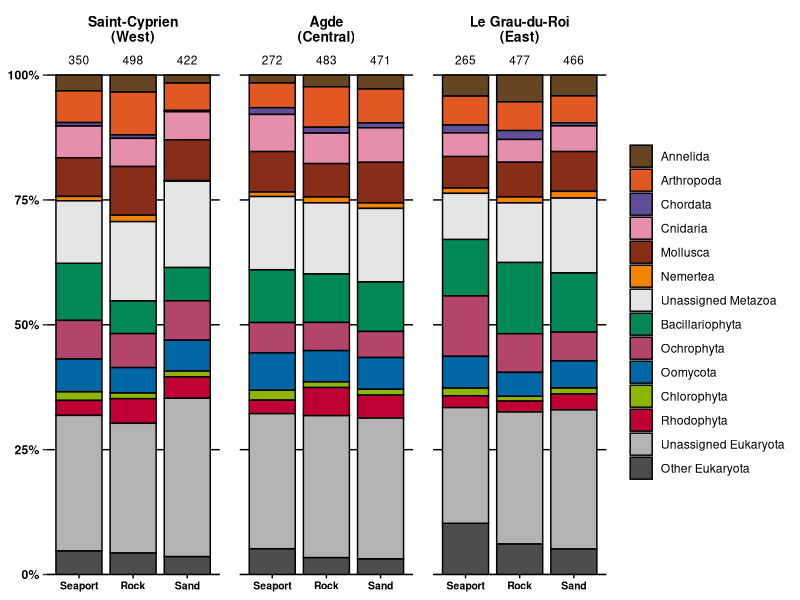
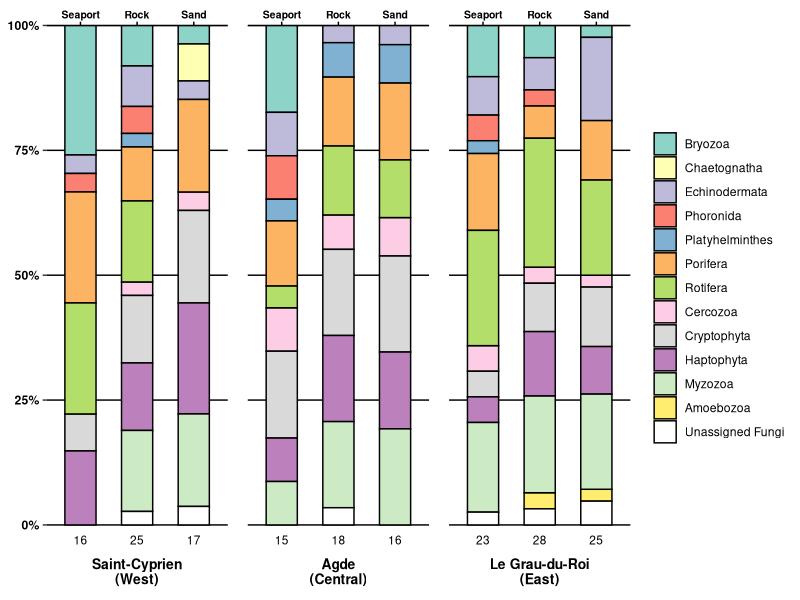
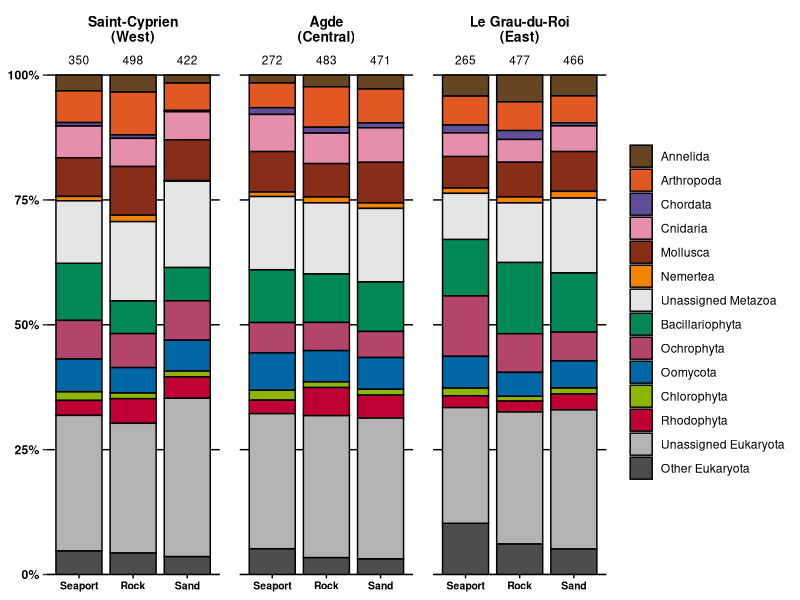
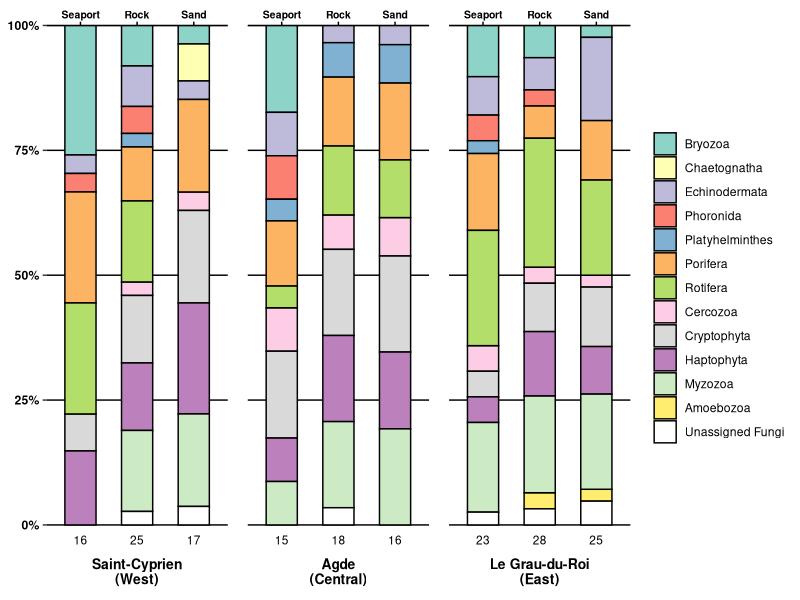

Recreate these plots in R, in order.
# ---- 0. Load packages ----
library(tidyverse)
library(RColorBrewer)
# __________________________



# ---- 1. Import data ----
## 1-1. Import MOTU table
MOTU_table_final <- read.csv('../../data/MOTU_table_final.csv') %>% 
  select(-c(pid, ltg_taxid, ltg_name, ltg_rank, ltg_rank_index, domain, class, order, family, genus, species, COUNT, seq, NIS))


## 1-2. Import extended metadata
metadata <- read.csv2('../../data/site_metadata.csv') %>%
  pivot_longer(c(spygen_code_1, spygen_code_2),
               values_to = 'sample') %>% 
  select(pool, Name, Habitat, sample)
metadata$Name <- gsub('Saint-Cyprien', 'Saint-Cyprien\n(West)', metadata$Name)
metadata$Name <- gsub('Agde', 'Agde\n(Central)', metadata$Name)
metadata$Name <- gsub('Le Grau-du-Roi', 'Le Grau-du-Roi\n(East)', metadata$Name)


## 1-3. Display kingdoms and phyla detected in the dataset
kingdoms_phyla <- MOTU_table_final %>%
  select(kingdom, phylum) %>%
  unique() %>%
  arrange(kingdom, phylum)
kingdoms_phyla

### NOTE: Some MOTUs are completely unassigned
###       Some Metazoa MOTUs have unassigned phyla
###       Fungi MOTUs have unassigned phyla

### Transform assignations in MOTU table
MOTU_table_kingdoms_phyla <- MOTU_table_final %>% 
  mutate(kingdom = ifelse(is.na(kingdom), 'Unassigned Eukaryota', kingdom),
         phylum = ifelse(is.na(phylum) & kingdom == 'Unassigned Eukaryota', 'Unassigned Eukaryota', phylum),
         phylum = ifelse(is.na(phylum) & kingdom == 'Metazoa', 'Unassigned Metazoa', phylum),
         phylum = ifelse(is.na(phylum) & kingdom == 'Fungi', 'Unassigned Fungi', phylum))
# ________________________



# ---- 2. Phyla composition of dominant MOTUs per site ----
## 2-1. Calculate proportions of dominant phyla in every site
dominant_MOTU_composition_table <- MOTU_table_kingdoms_phyla %>%
  mutate(across(starts_with('SPY'), ~ as.integer(.x > 0))) %>% # transform abundance into presence/absence
  pivot_longer(cols = starts_with('SPY'),
               names_to = 'sample',
               values_to = 'presence') %>%
  filter(presence == 1) %>%
  left_join(metadata %>%
              distinct(sample, pool), by = 'sample') %>%
  count(pool, phylum, name = 'n_MOTU') %>% # calculate the number of MOTUs assigned to each phylum in every site
  group_by(pool) %>%
  mutate(prop = n_MOTU / sum(n_MOTU)) %>% # calculate the proportions of each phylum in every site
  ungroup() %>%
  group_by(phylum) %>%
  mutate(mean_prop = mean(prop), # calculate the mean proportion of phylum across sites
         dominant_phylum = if_else(mean_prop < 0.01, 'Other Eukaryota', phylum)) %>% # only consider dominant MOTUs (mean proportion > 1%)
  ungroup() %>%
  group_by(pool, dominant_phylum) %>%
  summarise(prop = sum(prop), .groups = 'drop') %>% # sum proportions to have one 'Other Eukaryotes' per site
  left_join(metadata %>% distinct(pool, Name, Habitat), by = 'pool') %>%
  mutate(Habitat = factor(Habitat,
                          levels = c('Seaport', 'Rock', 'Sand')),
         Name = factor(Name,
                       levels = c('Saint-Cyprien\n(West)', 'Agde\n(Central)', 'Le Grau-du-Roi\n(East)')),
         pool = factor(pool, levels = unique(pool[order(Name, Habitat)])))


## 2-2. Calculate the total number of MOTUs per site
total_MOTU_table <- MOTU_table_kingdoms_phyla %>%
  mutate(across(starts_with('SPY'), ~ as.integer(.x > 0))) %>%
  pivot_longer(cols = starts_with('SPY'),
               names_to = 'sample',
               values_to = 'presence') %>%
  filter(presence == 1) %>%
  left_join(metadata %>%
              distinct(sample, pool, Name), by = 'sample') %>%
  distinct(pool, Name, id) %>%
  count(pool, Name, name = 'n_MOTU') %>%
  mutate(pool = factor(pool, levels = levels(dominant_MOTU_composition_table$pool)),
         Name = factor(Name, levels = levels(dominant_MOTU_composition_table$Name)))


## 2-3. Display stacked barplot
### Order dominant phyla
unique(dominant_MOTU_composition_table$dominant_phylum)
dominant_MOTU_composition_table$dominant_phylum <- factor(dominant_MOTU_composition_table$dominant_phylum,
                                                          levels = c('Annelida', 'Arthropoda', 'Chordata', 'Cnidaria', 'Mollusca', 'Nemertea', 'Unassigned Metazoa',
                                                                     'Bacillariophyta', 'Ochrophyta',  'Oomycota', 
                                                                     'Chlorophyta', 'Rhodophyta',
                                                                     'Unassigned Eukaryota', 'Other Eukaryota'))

### Associated colors
pal <- c('#654522', '#e25822', '#604e97', '#e68fac', '#882d17', '#f38400', 'grey90',
         '#008856', '#b3446c', '#0067a5',
         '#8db600', '#be0032',
         'grey70', 'grey30')
names(pal) <- levels(dominant_MOTU_composition_table$dominant_phylum)

### Plot
dominant_MOTUs_plot <- ggplot(dominant_MOTU_composition_table,
                              aes(pool, prop, fill = dominant_phylum)) +
  geom_col(color = 'black', width = 0.85) +
  scale_fill_manual(values = pal) +
  scale_x_discrete(labels = levels(dominant_MOTU_composition_table$Habitat), 
                   position = 'bottom') +
  scale_y_continuous(labels = scales::percent_format(),
                     expand = expansion(mult = c(0, 0.02))) +
  facet_wrap(~ Name, scales = 'free_x', strip.position = 'top') +
  geom_text(data = total_MOTU_table,
            aes(x = pool, y = 1.03, label = n_MOTU),
            inherit.aes = FALSE, size = 3) +
  theme_classic() +
  theme(axis.text.x = element_text(face = 'bold', colour = 'black', size = 7.5),
        axis.text.y = element_text(face = 'bold', colour = 'black'),
        axis.title = element_blank(),
        legend.text = element_text(colour = 'black'),
        legend.title = element_blank(),
        strip.text = element_text(face = 'bold', colour = 'black', size = 10),
        strip.background = element_blank(),
        panel.spacing = unit(1, 'lines'),
        panel.grid.major.x  = element_blank(),
        panel.grid.major.y = element_line(colour = 'black'),
        panel.grid.minor.y  = element_blank(),
        axis.line.y = element_blank(),
        axis.ticks.x = element_line(colour = 'black'))
dominant_MOTUs_plot

### Save in pdf
ggsave(dominant_MOTUs_plot,
       file = '../../outputs/dominant_MOTUs_plot.pdf',
       height = 10,
       width = 20,
       unit = 'cm')
# _________________________________________________________



# ---- 3. Phyla composition of non-dominant MOTUs per site ----
## 3-1. Calculate proportions of non-dominant phyla in every site
other_MOTU_composition_table <- MOTU_table_kingdoms_phyla %>%
  mutate(across(starts_with('SPY'), ~ as.integer(.x > 0))) %>% # transform abundance into presence/absence
  pivot_longer(cols = starts_with('SPY'),
               names_to = 'sample',
               values_to = 'presence') %>%
  filter(presence == 1) %>%
  left_join(metadata %>%
              distinct(sample, pool), by = 'sample') %>%
  filter(!phylum %in% levels(dominant_MOTU_composition_table$dominant_phylum)) %>%  # only consider non-dominant MOTUs
  count(pool, phylum, name = 'n_MOTU') %>% # calculate the number of MOTUs assigned to each non-dominant phylum in every site
  group_by(pool) %>%
  mutate(prop = n_MOTU / sum(n_MOTU)) %>% # calculate the proportions of each non-dominant phylum in every site
  ungroup() %>%
  left_join(metadata %>% distinct(pool, Name, Habitat), by = 'pool') %>%
  mutate(Habitat = factor(Habitat,
                          levels = c('Seaport', 'Rock', 'Sand')),
         Name = factor(Name,
                       levels = c('Saint-Cyprien\n(West)', 'Agde\n(Central)', 'Le Grau-du-Roi\n(East)')),
         pool = factor(pool, levels = unique(pool[order(Name, Habitat)])))


## 3-2. Calculate the total number of MOTUs assigned to non-dominant phyla per site
total_other_MOTU_table <- MOTU_table_kingdoms_phyla %>%
  mutate(across(starts_with('SPY'), ~ as.integer(.x > 0))) %>%
  pivot_longer(cols = starts_with('SPY'),
               names_to = 'sample',
               values_to = 'presence') %>%
  filter(presence == 1) %>%
  left_join(metadata %>%
              distinct(sample, pool, Name), by = 'sample') %>%
  filter(!phylum %in% levels(dominant_MOTU_composition_table$dominant_phylum)) %>%  # only consider non-dominant MOTUs
  distinct(pool, Name, id) %>%
  count(pool, Name, name = 'n_MOTU') %>%
  mutate(pool = factor(pool, levels = levels(dominant_MOTU_composition_table$pool)),
         Name = factor(Name, levels = levels(dominant_MOTU_composition_table$Name)))


## 3-3. Display stacked barplot
### Order dominant phyla
unique(other_MOTU_composition_table$phylum)
other_MOTU_composition_table$phylum <- factor(other_MOTU_composition_table$phylum,
                                              levels = c('Bryozoa', 'Chaetognatha', 'Echinodermata', 'Phoronida', 'Platyhelminthes', 'Porifera', 'Rotifera',
                                                         'Cercozoa', 'Cryptophyta', 'Haptophyta', 'Myzozoa',
                                                         'Amoebozoa',
                                                         'Unassigned Fungi'))

### Associated colors
pal <- c(brewer.pal(12, 'Set3'), 'white')
names(pal) <- levels(other_MOTU_composition_table$phylum)

### Plot
other_MOTUs_plot <- ggplot(other_MOTU_composition_table,
                           aes(pool, prop, fill = phylum)) +
  geom_col(color = 'black', width = 0.55) +
  scale_fill_manual(values = pal) +
  scale_x_discrete(labels = levels(other_MOTU_composition_table$Habitat),
                   position = 'top') +
  scale_y_continuous(labels = scales::percent_format(),
                     expand = expansion(mult = c(0.02, 0))) +
  facet_wrap(~ Name, scales = 'free_x', strip.position = 'bottom') +
  geom_text(data = total_other_MOTU_table,
            aes(x = pool, y = -0.03, label = n_MOTU),
            inherit.aes = FALSE, size = 3) +
  theme_classic() +
  theme(axis.text.x = element_text(face = 'bold', colour = 'black', size = 7.5),
        axis.text.y = element_text(face = 'bold', colour = 'black'),
        axis.title = element_blank(),
        legend.text = element_text(colour = 'black'),
        legend.title = element_blank(),
        strip.text = element_text(face = 'bold', colour = 'black', size = 10),
        strip.background = element_rect(color = NA),
        panel.spacing = unit(1, 'lines'),
        panel.grid.major.x  = element_blank(),
        panel.grid.major.y = element_line(colour = 'black'),
        panel.grid.minor.y  = element_blank(),
        axis.line.y = element_blank(),
        axis.ticks.x = element_line(colour = 'black'))
other_MOTUs_plot

### Save in pdf
ggsave(other_MOTUs_plot,
       file = '../../outputs/other_MOTUs_plot.pdf',
       height = 9,
       width = 20,
       unit = 'cm')
# _____________________________________________________________
